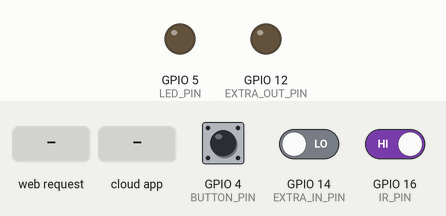
Recording of a sketch running on a simulated ESP8266 (NodeMCU). Shown: output pins drawn as LEDs (lit = HIGH). The inputs (shaded band) are chosen by the test bench; at power-on: GPIO 4 (BUTTON_PIN) HIGH, GPIO 14 (EXTRA_IN_PIN) LOW, GPIO 16 (IR_PIN) HIGH. WiFi joins after 1.5 s; servers stay silent unless stated; what the sketch prints to the serial monitor is not drawn.

Above: at 2.7 s.
2.8 s: GPIO 4 (BUTTON_PIN) pulled LOW for 0.15 s
At 2.87 s:
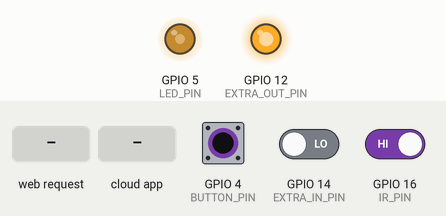
4.4 s: HTTP request GET /slider?value=ON received
At 5.4 s:
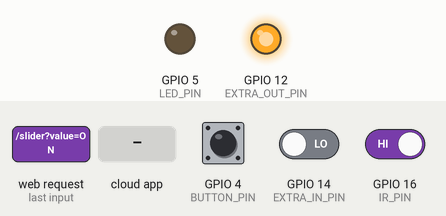
5.9 s: HTTP request GET /slider?value=1 received
At 6.6 s:
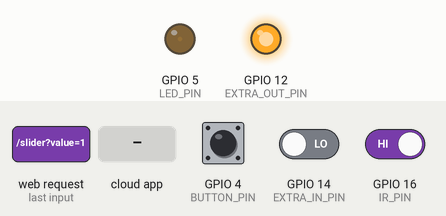
7.4 s: HTTP request GET /slider?value=120 received
At 7.7 s:
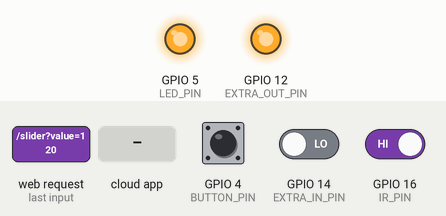
8.9 s: the phone or cloud app sets 6948e5706dbd335b28f8fc4d to 0
At 10.1 s:
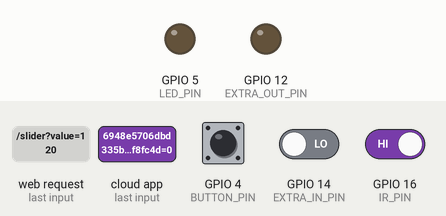
10.4 s: the phone or cloud app sets 6948e5706dbd335b28f8fc4d to 1
At 11.2 s:
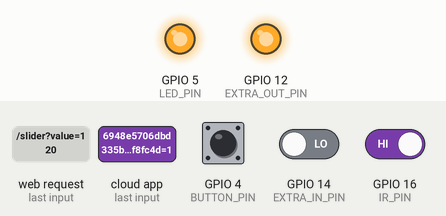
Timing chart, 0 to 12.9 s (numbered marks = the images above; inputs shaded):
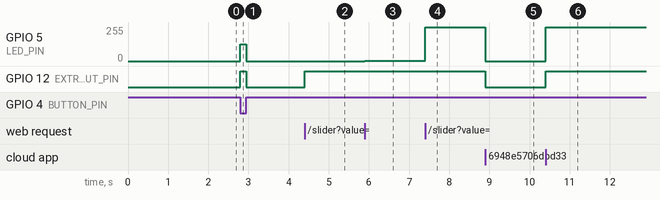

The sketch:

integrate_MCU_STM.ino
```cpp
/************************************************************
 *                 LIBRARIES USED
 ************************************************************/
#include <ESP8266WiFi.h>
#include <ESP8266WebServer.h>
#include <SinricPro.h>
#include <SinricProLight.h>

/************************************************************
 *                 WIFI CREDENTIALS
 ************************************************************/
#define WIFI_SSID "Redmi 9 Power"
#define WIFI_PASS "TULASIRAM"

/************************************************************
 *                 SINRIC PRO DETAILS
 ************************************************************/
#define APP_KEY    "369a87ad-eea2-4275-8e0e-5ec89897c28c"
#define APP_SECRET "9c31a0dc-38bb-407d-b569-ed4ac049a605-f1cbff0c-a08c-466c-8ee2-da36ae752a1b"
#define DEVICE_ID  "6948e5706dbd335b28f8fc4d"

/************************************************************
 *                 PIN DEFINITIONS
 ************************************************************/
#define LED_PIN        5     // GPIO5  (D1) → PWM LED
#define EXTRA_OUT_PIN 12     // GPIO12 (D6) → Extra output
#define EXTRA_IN_PIN  14     // GPIO14 (D5) → Touch / Switch input
#define IR_PIN        16     // GPIO16 (D0) → IR sensor input
#define BUTTON_PIN     4     // GPIO4  (D2) → Push Button input

/************************************************************
 *                 WEB SERVER
 ************************************************************/
ESP8266WebServer server(80);

/************************************************************
 *                 GLOBAL VARIABLES
 ************************************************************/
bool webLedState = false;
int brightness = 50;
String irStatus = "Not Detected";
String ledStatus = "OFF";

/************************************************************
 *           SINRIC CALLBACK : POWER
 ************************************************************/
bool onPowerState(const String &, bool &state) {

  webLedState = state;

  if (state) {
    analogWrite(LED_PIN, brightness);
    digitalWrite(EXTRA_OUT_PIN, HIGH);
    ledStatus = "ON";
  } else {
    digitalWrite(LED_PIN, LOW);
    digitalWrite(EXTRA_OUT_PIN, LOW);
    ledStatus = "OFF";
  }
  return true;
}

/************************************************************
 *         SINRIC CALLBACK : BRIGHTNESS (1–5)
 ************************************************************/
bool onBrightness(const String &, int &level) {

  int stage = map(level, 0, 100, 1, 5);

  switch (stage) {
    case 1: brightness = 20; break;
    case 2: brightness = 40; break;
    case 3: brightness = 60; break;
    case 4: brightness = 80; break;
    case 5: brightness = 100; break;
  }

  webLedState = true;
  analogWrite(LED_PIN, brightness);
  digitalWrite(EXTRA_OUT_PIN, HIGH);
  ledStatus = "ON";

  return true;
}

/************************************************************
 *                 WEB PAGE
 ************************************************************/
void handleRoot() {
  server.send(200, "text/html", R"rawliteral(
<!DOCTYPE html>
<html>
<head>
<meta name="viewport" content="width=device-width, initial-scale=1">
<title>ESP8266 Smart LED</title>
<style>
body{background:linear-gradient(135deg,#667eea,#764ba2);font-family:Segoe UI;text-align:center;color:white;}
.card{background:white;color:#333;max-width:350px;margin:40px auto;padding:25px;border-radius:15px;}
.led{width:60px;height:60px;border-radius:50%;background:black;margin:15px auto;}
.on{background:#2ecc71;box-shadow:0 0 20px #2ecc71;}
</style>
</head>
<body>
<div class="card">
<h2>Smart LED</h2>
<div id="icon" class="led"></div>
<p>LED: <span id="led">OFF</span></p>
<p>IR: <span id="ir">Not Detected</span></p>
<button onclick="fetch('/on')">ON</button>
<button onclick="fetch('/off')">OFF</button>
<p>Brightness: <span id="val">50</span>%</p>
<input type="range" min="0" max="100" value="50" oninput="setB(this.value)">
</div>
<script>
function setB(v){document.getElementById("val").innerHTML=v;fetch('/slider?value='+v);}
setInterval(()=>{
 fetch('/ledstatus').then(r=>r.text()).then(d=>{
  document.getElementById("led").innerHTML=d;
  document.getElementById("icon").className=d=="ON"?"led on":"led";
 });
 fetch('/irstatus').then(r=>r.text()).then(d=>{
  document.getElementById("ir").innerHTML=d;
 });
},500);
</script>
</body>
</html>
)rawliteral");
}

/************************************************************
 *                 SETUP
 ************************************************************/
void setup() {

  Serial.begin(9600);

  pinMode(LED_PIN, OUTPUT);
  pinMode(EXTRA_OUT_PIN, OUTPUT);
  pinMode(EXTRA_IN_PIN, INPUT);
  pinMode(IR_PIN, INPUT);
  pinMode(BUTTON_PIN, INPUT_PULLUP);   //  Button added

  analogWriteRange(100);
  digitalWrite(LED_PIN, LOW);

  WiFi.begin(WIFI_SSID, WIFI_PASS);
  while (WiFi.status() != WL_CONNECTED) delay(500);
  Serial.println(WiFi.localIP());

  server.on("/", handleRoot);

  server.on("/on", [](){
    webLedState = true;
    analogWrite(LED_PIN, brightness);
    digitalWrite(EXTRA_OUT_PIN, HIGH);
    ledStatus = "ON";
    server.send(200,"text/plain","ON");
  });

  server.on("/off", [](){
    webLedState = false;
    digitalWrite(LED_PIN, LOW);
    digitalWrite(EXTRA_OUT_PIN, LOW);
    ledStatus = "OFF";
    server.send(200,"text/plain","OFF");
  });

  server.on("/slider", [](){
    if(server.hasArg("value")){
      brightness = server.arg("value").toInt();
      webLedState = true;
      analogWrite(LED_PIN, brightness);
    }
    server.send(200,"text/plain","OK");
  });

  server.on("/irstatus", [](){ server.send(200,"text/plain",irStatus); });
  server.on("/ledstatus", [](){ server.send(200,"text/plain",ledStatus); });

  server.begin();

  SinricProLight &light = SinricPro[DEVICE_ID];
  light.onPowerState(onPowerState);
  light.onBrightness(onBrightness);
  SinricPro.begin(APP_KEY, APP_SECRET);
}

/************************************************************
 *                 LOOP
 ************************************************************/
void loop() {

  server.handleClient();
  SinricPro.handle();

  bool ir  = digitalRead(IR_PIN);
  bool ext = digitalRead(EXTRA_IN_PIN);
  bool btn = digitalRead(BUTTON_PIN);   //  Button read

  irStatus = (ir == LOW) ? "Detected" : "Not Detected";

  // Any input turns LED ON
  if (btn == LOW || ext == HIGH || ir == LOW || webLedState) {
    analogWrite(LED_PIN, brightness);
    digitalWrite(EXTRA_OUT_PIN, HIGH);
    ledStatus = "ON";
  } else {
    digitalWrite(LED_PIN, LOW);
    digitalWrite(EXTRA_OUT_PIN, LOW);
    ledStatus = "OFF";
  }
}
```

Measured:
- after the input at 2.8 s, GPIO 5 (LED_PIN): 0/255 → 127/255 at once, → 0/255 0.15 s later; GPIO 12 (EXTRA_OUT_PIN): LOW → HIGH at once, → LOW 0.15 s later
- after the input at 4.4 s, GPIO 12 (EXTRA_OUT_PIN): LOW → HIGH at once
- after the input at 5.9 s, GPIO 5 (LED_PIN): 0/255 → 2/255 at once
- after the input at 7.4 s, GPIO 5 (LED_PIN): 2/255 → 255/255 at once
- after the input at 8.9 s, GPIO 5 (LED_PIN): 255/255 → 0/255 at once; GPIO 12 (EXTRA_OUT_PIN): HIGH → LOW at once
- after the input at 10.4 s, GPIO 5 (LED_PIN): 0/255 → 255/255 at once; GPIO 12 (EXTRA_OUT_PIN): LOW → HIGH at once
